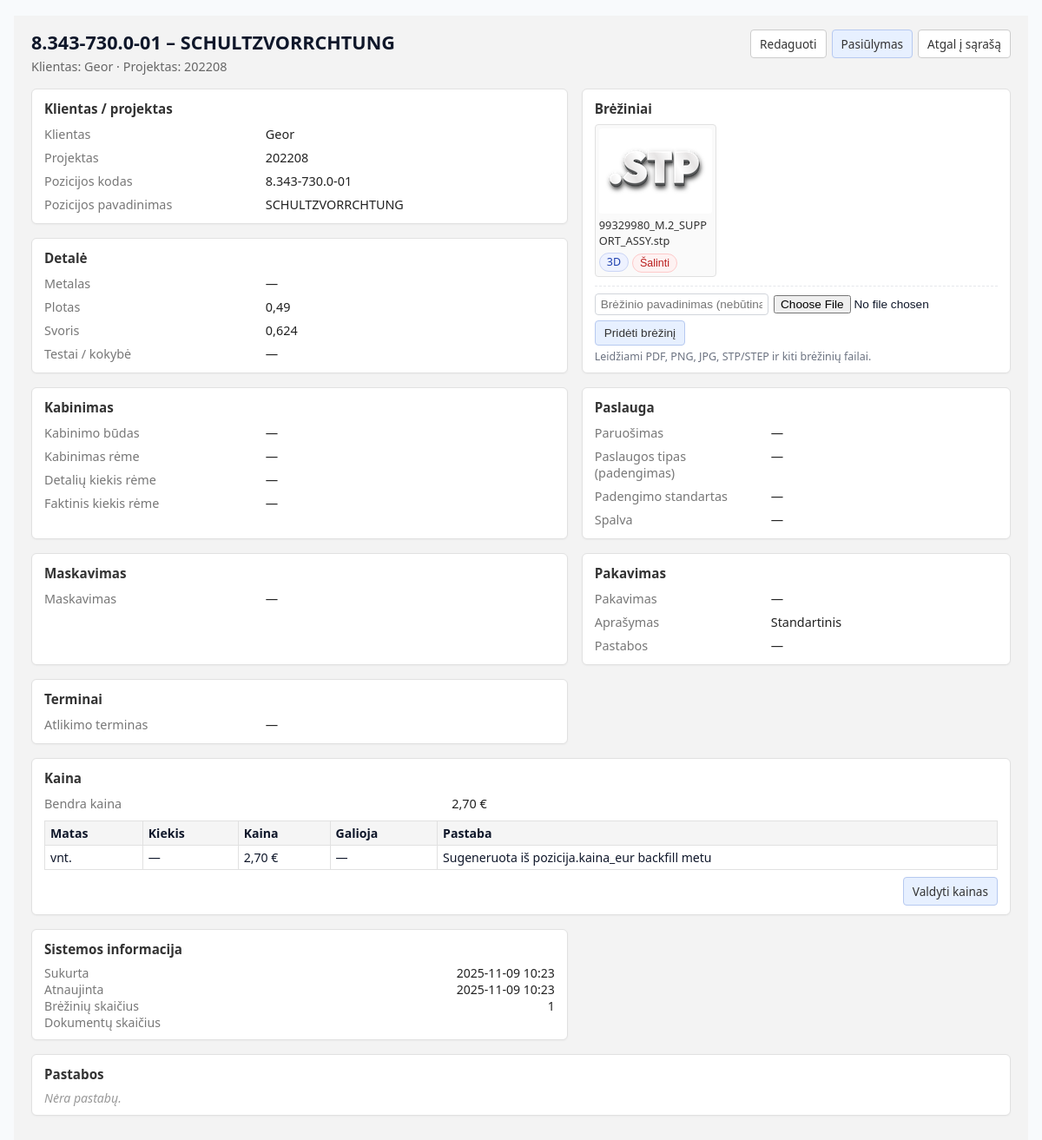
Before: /pozicijos/46/ with the older database file.
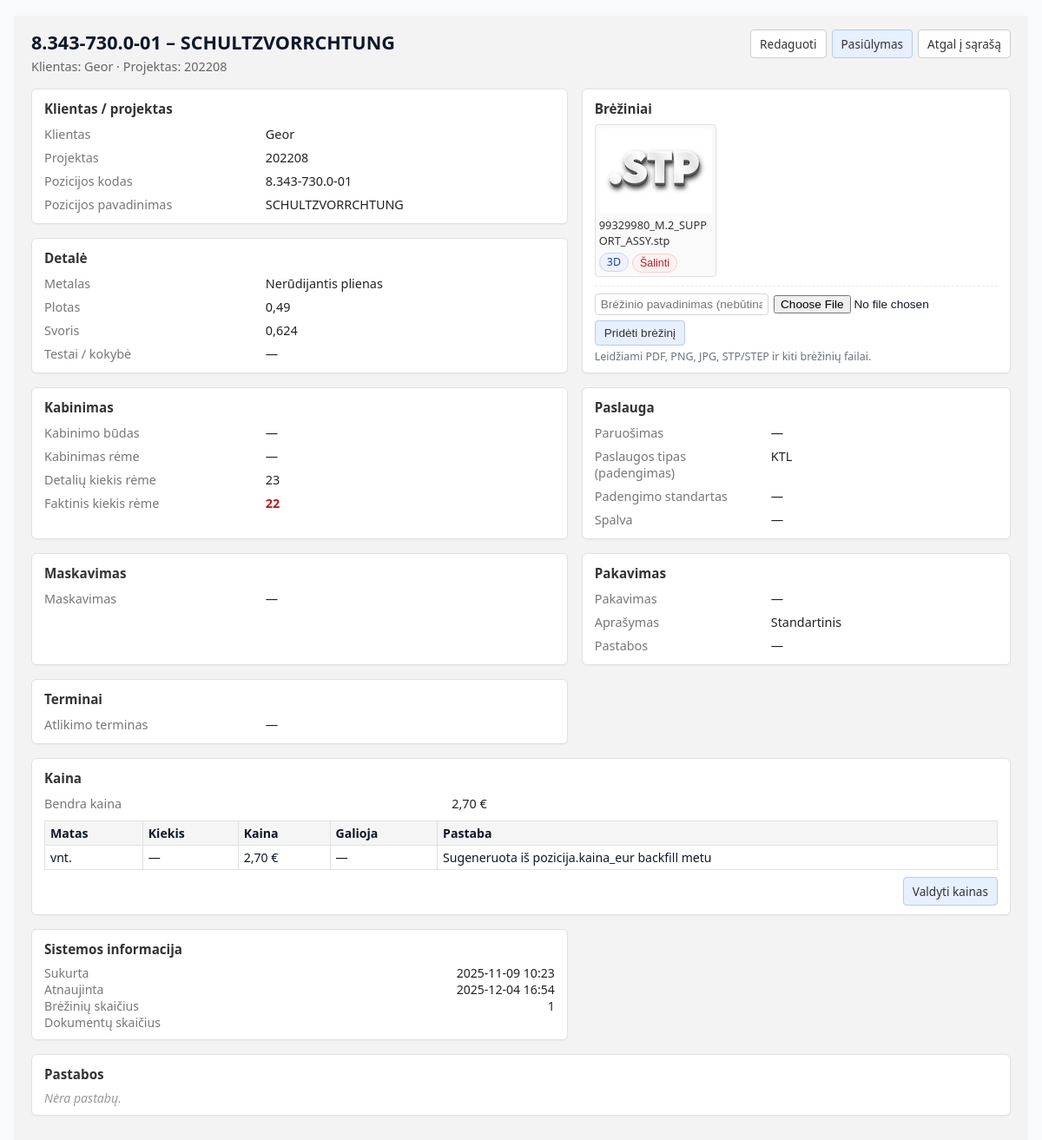
After: the same page with the newer database file.
### pozicijos/models.py (models this page shows, shortened)
class Pozicija(models.Model):
    klientas = models.CharField("Klientas", max_length=255, null=True, blank=True)
    projektas = models.CharField("Projektas", max_length=255, null=True, blank=True)
    poz_kodas = models.CharField("Kodas", max_length=100)
    poz_pavad = models.CharField("Pavadinimas", max_length=255)
    metalas = models.CharField("Metalas", max_length=120, null=True, blank=True)
    plotas = models.DecimalField("Plotas", max_digits=10, decimal_places=2, null=True, blank=True)
    svoris = models.DecimalField("Svoris", max_digits=10, decimal_places=3, null=True, blank=True)
    kabinimo_budas = models.CharField("Kabinimo būdas", max_length=120, null=True, blank=True)
    kabinimas_reme = models.CharField("Kabinimas rėme", max_length=120, null=True, blank=True)
    detaliu_kiekis_reme = models.IntegerField("Detalių kiekis rėme", null=True, blank=True)
    faktinis_kiekis_reme = models.IntegerField("Faktinis kiekis rėme", null=True, blank=True)
    paruosimas = models.CharField("Paruošimas", max_length=200, null=True, blank=True)
    padengimas = models.CharField("Padengimas", max_length=200, null=True, blank=True)
    padengimo_standartas = models.CharField("Padengimo standartas", max_length=200, null=True, blank=True)
    spalva = models.CharField("Spalva", max_length=120, null=True, blank=True)
    turi_ktl = models.BooleanField(
        "KTL",
        default=False,
        help_text="Pažymėkite, jei pozicijai taikomas KTL procesas (pvz. BASF CG 570).",
    )
    turi_miltus = models.BooleanField(
        "Miltelinis dažymas",
        default=False,
        help_text="Pažymėkite, jei pozicijai taikomas miltelinis dažymas.",
    )
    turi_paruosima = models.BooleanField(
        "Paruošimas (Chemetall)",
        default=False,
        help_text="Tik paruošimas Chemetall be KTL.",
    )
    miltai_kodas = models.CharField(
        "Miltelių kodas",
        max_length=100,
        blank=True,
    )
    miltai_tiekejas = models.CharField(
        "Miltelių tiekėjas",
        max_length=100,
        blank=True,
    )
    miltai_blizgumas = models.CharField(
        "Blizgumas",
        max_length=50,
        blank=True,
    )
    miltai_kaina = models.DecimalField(
        "Miltelių kaina",
        max_digits=10,
        decimal_places=2,
        null=True,
        blank=True,
    )
    maskavimas = models.CharField("Maskavimas", max_length=200, null=True, blank=True)
    atlikimo_terminas = models.DateField("Atlikimo terminas", null=True, blank=True)
    testai_kokybe = models.CharField("Testai / kokybė", max_length=255, null=True, blank=True)
    pakavimo_tipas = models.CharField(
        "Pakavimas",
        max_length=20,
        choices=PAKAVIMO_TIPAS_CHOICES,
        null=True,
        blank=True,
    )
    pakavimas = models.CharField("Aprašymas", max_length=255, null=True, blank=True)
    instrukcija = models.TextField("Pastabos", null=True, blank=True)
    pakavimo_dienos_norma = models.CharField("Pakavimo dienos norma", max_length=120, null=True, blank=True)
    pak_po_ktl = models.CharField("Pakavimas po KTL", max_length=255, null=True, blank=True)
    pak_po_milt = models.CharField("Pakavimas po miltelinio", max_length=255, null=True, blank=True)
    kaina_eur = models.DecimalField("Dabartinė kaina (EUR)", max_digits=12, decimal_places=2, null=True, blank=True)
    pastabos = models.TextField("Pastabos", null=True, blank=True)
    created = models.DateTimeField("Sukurta", auto_now_add=True, null=True, blank=True)
    updated = models.DateTimeField("Atnaujinta", auto_now=True, null=True, blank=True)
    class Meta:
        ordering = ["-created", "-id"]
        verbose_name = "Pozicija"
        verbose_name_plural = "Pozicijos"
    @property
    def brez_count(self):
        return self.breziniai.count()
    @property
    def dok_count(self):
        return ""
    def aktualios_kainos(self, matas: str | None = None, as_of=None):
        as_of = (as_of or timezone.now().date())
        qs = self.kainu_eilutes.filter(
            busena="aktuali"
        ).filter(
            Q(galioja_nuo__isnull=True) | Q(galioja_nuo__lte=as_of)
        ).filter(
            Q(galioja_iki__isnull=True) | Q(galioja_iki__gte=as_of)
        )
        if matas:
            qs = qs.filter(matas=matas)
        return qs.order_by("yra_fiksuota", "kiekis_nuo", "fiksuotas_kiekis", "prioritetas", "-created")

### pozicijos/views.py (the view)
# urls.py: path("<int:pk>/", views.pozicija_detail, name="detail"),
def pozicija_detail(request, pk):
    poz = get_object_or_404(Pozicija, pk=pk)
    breziniai = PozicijosBrezinys.objects.filter(pozicija=poz).order_by("id")
    kainos_akt = poz.aktualios_kainos()
    context = {
        "pozicija": poz,
        "columns_schema": COLUMNS,   # jei ateity norėsim eiti per schemą
        "breziniai": breziniai,      # <- svarbu: čia keliauja į detail.html
        "kainos_akt": kainos_akt,    # lentelė „Kainos (aktualios)“
    }
    return render(request, "pozicijos/detail.html", context)

### pozicijos/models.py (called while the page is built)
    @property
    def filename(self) -> str:
        name = getattr(self.failas, "name", "") or ""
        return os.path.basename(name)

    @property
    def ext(self) -> str:
        name = (getattr(self.failas, "name", "") or "").lower()
        _, ext = os.path.splitext(name)
        return (ext or "").lstrip(".")

    def _preview_relpath(self) -> str:
        name = getattr(self.failas, "name", "") or ""
        base, _ = os.path.splitext(os.path.basename(name))
        digest = hashlib.sha1(name.encode("utf-8")).hexdigest()[:10]
        return f"pozicijos/breziniai/previews/{base}-{digest}.png"

    def _legacy_preview_relpath(self) -> str:
        name = getattr(self.failas, "name", "") or ""
        base, _ = os.path.splitext(os.path.basename(name))
        return f"pozicijos/breziniai/previews/{base}.png"

### pozicijos/templates/pozicijos/detail.html (shortened to what the changed rows need)
{% extends "base.html" %}
{% load static %}
{% block content %}
<div class="pozicija-detail-page">
  <div class="poz-detail-container">
    <div class="detail-header-bar">
      <div class="detail-header-main">
        <h1 class="detail-header-title">
          {% if pozicija.poz_kodas %}{{ pozicija.poz_kodas }} – {% endif %}{{ pozicija.poz_pavad|default:"Be pavadinimo" }}
        </h1>
        <p class="detail-header-sub">
          Klientas: {{ pozicija.klientas|default:"—" }}{% if pozicija.projektas %} · Projektas: {{ pozicija.projektas }}{% endif %}
        </p>
      </div>
    </div>
    <div class="poz-cards-grid">
      <div class="poz-col-left">
        <section class="poz-card">
          <h2 class="poz-card-title">Klientas / projektas</h2>
          <div class="poz-fields">
            <div class="poz-field-row">
              <span class="poz-field-label">Klientas</span>
              <span class="poz-field-value">{{ pozicija.klientas|default:"—" }}</span>
            </div>
            <div class="poz-field-row">
              <span class="poz-field-label">Projektas</span>
              <span class="poz-field-value">{{ pozicija.projektas|default:"—" }}</span>
            </div>
            <div class="poz-field-row">
              <span class="poz-field-label">Pozicijos kodas</span>
              <span class="poz-field-value">{{ pozicija.poz_kodas|default:"—" }}</span>
            </div>
            <div class="poz-field-row">
              <span class="poz-field-label">Pozicijos pavadinimas</span>
              <span class="poz-field-value">{{ pozicija.poz_pavad|default:"—" }}</span>
            </div>
          </div>
        </section>
        <section class="poz-card poz-card--detail">
          <h2 class="poz-card-title">Detalė</h2>
          <div class="poz-fields">
            <div class="poz-field-row">
              <span class="poz-field-label">Metalas</span>
              <span class="poz-field-value">{{ pozicija.metalas|default:"—" }}</span>
            </div>
            <div class="poz-field-row">
              <span class="poz-field-label">Plotas</span>
              <span class="poz-field-value">
                {% if pozicija.plotas %}{{ pozicija.plotas }}{% else %}—{% endif %}
              </span>
            </div>
            <div class="poz-field-row">
              <span class="poz-field-label">Svoris</span>
              <span class="poz-field-value">
                {% if pozicija.svoris %}{{ pozicija.svoris }}{% else %}—{% endif %}
              </span>
            </div>
            <div class="poz-field-row">
              <span class="poz-field-label">Testai / kokybė</span>
              <span class="poz-field-value">{{ pozicija.testai_kokybe|default:"—" }}</span>
            </div>
          </div>
        </section>
      </div>
      <section class="poz-card poz-card--brez">
        <h2 class="poz-card-title">Brėžiniai</h2>
      </section>
      <section class="poz-card">
        <h2 class="poz-card-title">Kabinimas</h2>
        <div class="poz-fields">
          <div class="poz-field-row">
            <span class="poz-field-label">Kabinimo būdas</span>
            <span class="poz-field-value">{{ pozicija.kabinimo_budas|default:"—" }}</span>
          </div>
          <div class="poz-field-row">
            <span class="poz-field-label">Kabinimas rėme</span>
            <span class="poz-field-value">{{ pozicija.kabinimas_reme|default:"—" }}</span>
          </div>
          <div class="poz-field-row">
            <span class="poz-field-label">Detalių kiekis rėme</span>
            <span class="poz-field-value">
              {% if pozicija.detaliu_kiekis_reme %}{{ pozicija.detaliu_kiekis_reme }}{% else %}—{% endif %}
            </span>
          </div>
          <div class="poz-field-row">
            <span class="poz-field-label">Faktinis kiekis rėme</span>
            {% with det=pozicija.detaliu_kiekis_reme fak=pozicija.faktinis_kiekis_reme %}
              <span class="poz-field-value{% if det != fak %} poz-field-value--blink-red{% endif %}">
                {% if fak %}
                  {{ fak }}
                {% else %}
                  —
                {% endif %}
              </span>
            {% endwith %}
          </div>
        </div>
      </section>
      <section class="poz-card">
        <h2 class="poz-card-title">Paslauga</h2>
        <div class="poz-fields">
          <div class="poz-field-row">
            <span class="poz-field-label">Paruošimas</span>
            <span class="poz-field-value">{{ pozicija.paruosimas|default:"—" }}</span>
          </div>
          <div class="poz-field-row">
            <span class="poz-field-label">Paslaugos tipas (padengimas)</span>
            <span class="poz-field-value">{{ pozicija.padengimas|default:"—" }}</span>
          </div>
          <div class="poz-field-row">
            <span class="poz-field-label">Padengimo standartas</span>
            <span class="poz-field-value">{{ pozicija.padengimo_standartas|default:"—" }}</span>
          </div>
          <div class="poz-field-row">
            <span class="poz-field-label">Spalva</span>
            <span class="poz-field-value">{{ pozicija.spalva|default:"—" }}</span>
          </div>
        </div>
      </section>
      <section class="poz-card">
        <h2 class="poz-card-title">Maskavimas</h2>
        <div class="poz-fields">
          <div class="poz-field-row">
            <span class="poz-field-label">Maskavimas</span>
            <span class="poz-field-value">{{ pozicija.maskavimas|default:"—" }}</span>
          </div>
        </div>
      </section>
    <section class="poz-card">
      <h2 class="poz-card-title">Pakavimas</h2>
      <div class="poz-fields">
        <div class="poz-field-row">
          <span class="poz-field-label">Aprašymas</span>
          <span class="poz-field-value">
            {{ pozicija.pakavimas|default:"—" }}
          </span>
        </div>
      </div>
    </section>
      <section class="poz-card">
        <h2 class="poz-card-title">Terminai</h2>
      </section>
      <section class="poz-card poz-card--full">
        <h2 class="poz-card-title">Kaina</h2>
        <div class="poz-fields">
          <div class="poz-field-row">
            <span class="poz-field-label">Bendra kaina</span>
            <span class="poz-field-value">
              {% if pozicija.kaina_eur %}
                {{ pozicija.kaina_eur }}&nbsp;€
              {% else %}
                —
              {% endif %}
            </span>
          </div>
        </div>
        {% if kainos_akt %}
          <div class="poz-price-table-wrapper">
            <table class="poz-price-table">
              <thead>
                <tr>
                  <th>Matas</th>
                  <th>Kiekis</th>
                  <th>Kaina</th>
                  <th>Galioja</th>
                  <th>Pastaba</th>
                </tr>
              </thead>
            </table>
          </div>
        {% else %}
          <p class="poz-empty">Nėra aktualių kainų eilučių.</p>
        {% endif %}
      </section>
      <section class="poz-card">
        <h2 class="poz-card-title">Sistemos informacija</h2>
        <div class="poz-meta">
          <div class="poz-meta-row">
            <span class="poz-meta-label">Sukurta</span>
            <span class="poz-meta-value">
              {% if pozicija.created %}
                {{ pozicija.created|date:"Y-m-d H:i" }}
              {% else %}
                —
              {% endif %}
            </span>
          </div>
          <div class="poz-meta-row">
            <span class="poz-meta-label">Atnaujinta</span>
            <span class="poz-meta-value">
              {% if pozicija.updated %}
                {{ pozicija.updated|date:"Y-m-d H:i" }}
              {% else %}
                —
              {% endif %}
            </span>
          </div>
          <div class="poz-meta-row">
            <span class="poz-meta-label">Brėžinių skaičius</span>
            <span class="poz-meta-value">
              {% if pozicija.brez_count is not None %}
                {{ pozicija.brez_count }}
              {% else %}
                —
              {% endif %}
            </span>
          </div>
        </div>
      </section>
      <section class="poz-card poz-card--full">
        <h2 class="poz-card-title">Pastabos</h2>
      </section>
    </div>
  </div>
</div>
{% endblock %}

Changed rows visible on the page:
changed Pozicija "SCHULTZVORRCHTUNG": metalas "—" → "Nerūdijantis plienas"; detaliu_kiekis_reme (not shown) → "23"; padengimas "—" → "KTL"; updated "2025-11-09 10:23" → "2025-12-04 16:54"
Other visible differences:
{{ fak }}: (not shown) → "22"
